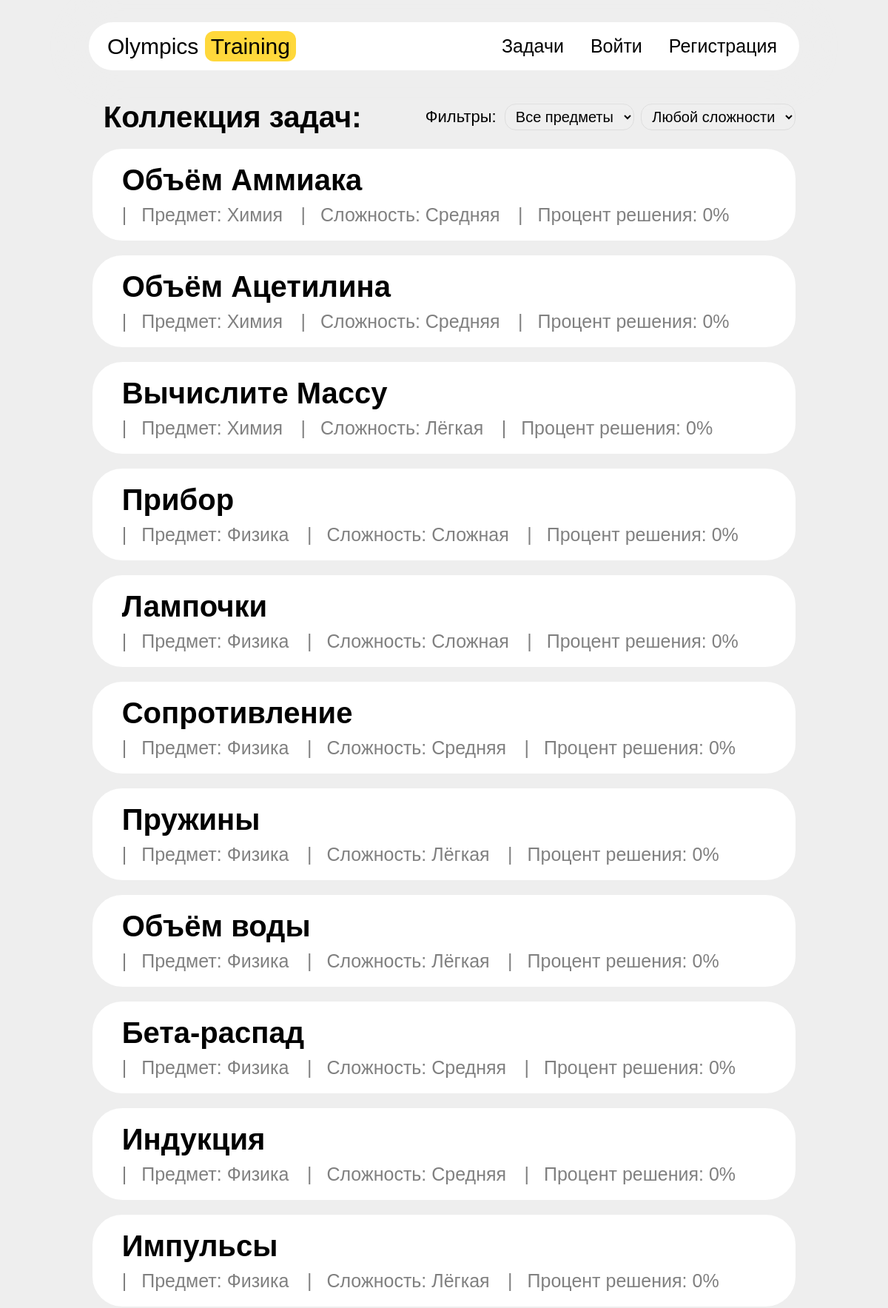
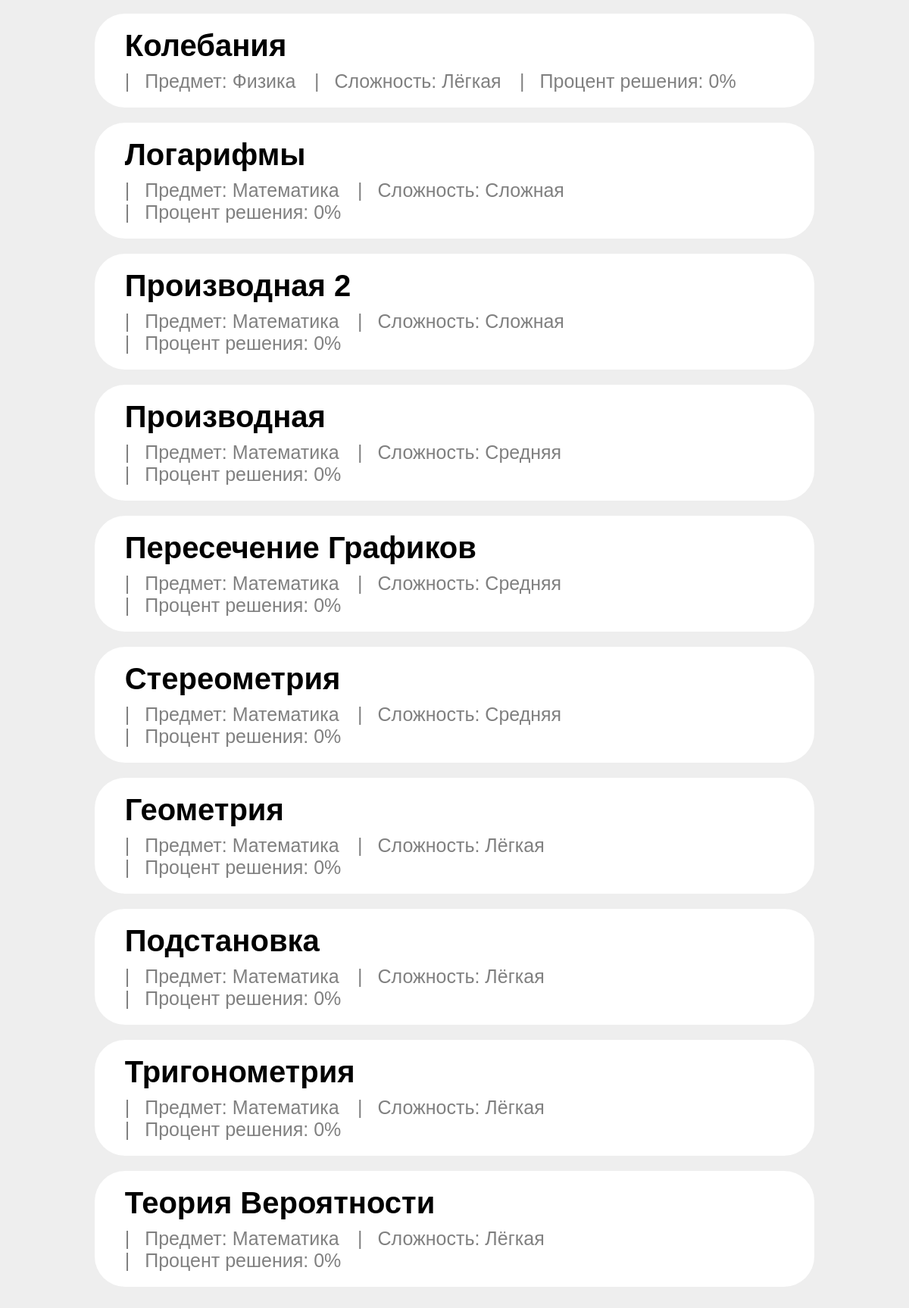
The page /tasks on the database its author committed (2 pictures, top to bottom).
### data/tasks.py (models this page shows)
class Task(SqlAlchemyBase):
    __tablename__ = 'tasks'
    id = sqlalchemy.Column(sqlalchemy.Integer, primary_key=True, autoincrement=True)
    title = sqlalchemy.Column(sqlalchemy.String)
    condition = sqlalchemy.Column(sqlalchemy.Text)
    image = sqlalchemy.Column(sqlalchemy.String, nullable=True)
    answer = sqlalchemy.Column(sqlalchemy.String)
    subject = sqlalchemy.Column(sqlalchemy.String)
    difficult = sqlalchemy.Column(sqlalchemy.String)

### server.py (the view)
@app.route("/tasks")
def tasks():
    db_sess = db_session.create_session()
    t, _tasks = db_sess.query(Task).all(), []
    subjects = set(map(lambda x: x.subject, t))
    for _task in t:
        actions = db_sess.query(Action).filter(Action.task_id == _task.id)
        percent = len(actions.filter(Action.status == 2).all())
        percent /= len(actions.all()) if len(actions.all()) != 0 else 1
        _tasks.append({
            "url": f"/tasks/{_task.id}",
            "title": _task.title,
            "subject": _task.subject,
            "difficult": {"simple": "Лёгкая", "medium": "Средняя",
                          "hard": "Сложная"}[_task.difficult],
            "percent": round(percent * 100)
        })
    return render_template("tasks.html", tasks=_tasks[::-1],
                           subjects=sorted(list(subjects)))

### data/db_session.py (called while the page is built)
def create_session() -> Session:
    global __factory
    return __factory()

### templates/tasks.html (shortened to what this page needs)
{% extends "base.html" %}
{% set title = "Olympics Training | Задачи " %}
{% set css = ["style.css"] %}
{% block body %}
    <header>
        <a href="/">Olympics <span>Training</span></a>
        <div class="header-links">
            <a href="/tasks">Задачи</a>
            {% if current_user.is_authenticated %}
                <button>Соревнование</button>
                <div class="battle-dropdown">
                    <a href="/find/simple">Лёгкие задачи</a>
                    <a href="/find/medium">Средние задачи</a>
                    <a href="/find/hard">Сложные задачи</a>
                </div>
                <a href="/logout">Выйти</a>
            {% else %}
                <a href="/login">Войти</a>
                <a href="/signup">Регистрация</a>
            {% endif %}
        </div>
    </header>
    <div class="filters">
        <span>Фильтры: </span>
        <select id="subjects" onchange="filter()">
            <option>Все предметы</option>
        </select>
        <select id="difficult" onchange="filter()">
            <option value="any">Любой сложности</option>
        </select>
    </div>
    <h1 style="font-size: 40px; margin: -40px 15px 20px">Коллекция задач:</h1>
    {% for task in tasks %}
        <a href="{{ task["url"] }}" class="task"
           data-subject="{{ task["subject"] }}"
           data-difficult="{{ task["difficult"] }}">
            <p class="task-title">{{ task["title"] }}</p>
            <span>Предмет: {{ task["subject"] }}</span>
            <span>Сложность: {{ task["difficult"] }}</span>
            <span>Процент решения: {{ task["percent"] }}%</span>
        </a>
    {% endfor %}
{% endblock %}

### static/css/base.css (style rules this page uses)
body * { font-family: Rubik, sans-serif; }

### static/css/style.css (style rules this page uses)
html, body { background: #eee; margin: 70px 5.5% 10px; }
header { position: fixed; display: flex; align-items: center; top: 30px; left: 10%; right: 10%; background: white; padding: 0 0 0 25px; border-radius: 100px; box-shadow: 0 0 30px 30px #eee; overflow: hidden; }
header > a { display: block; font-size: 30px; font-weight: 500; color: black; text-decoration: none; transition: .2s; width: 300px; }
header > a > span { background: #ffd83b; padding: 4px 8px; border-radius: 12px; }
header > .header-links { width: calc(100% - 240px); display: flex; align-items: center; justify-content: right; }
header > .header-links > a, header > .header-links > button, header > .header-links > span { color: black; text-decoration: none; font-size: 25px; padding: 18px; transition: .2s; }
header > .header-links > a:last-child { padding-right: 30px; }
.filters { text-align: right; }
.filters > span { font-size: 22px; font-weight: 500; }
.filters > select { font-size: 20px; padding: 5px 10px; margin-left: 5px; border: 1px solid #ddd; border-radius: 15px; outline: none; }
a.task { text-decoration: none; color: black; background: white; display: block; padding: 20px 40px; border-radius: 40px; margin-bottom: 20px; transition: .3s; }
a.task .task-title { display: block; font-size: 40px; font-weight: bold; margin-top: 0; margin-bottom: 10px; }
a.task span { display: inline-block; font-size: 25px; color: gray; margin-right: 20px; }
a.task span:before { content: "|"; display: inline-block; margin-right: 20px; }

### rows shown on the page
Task: title "Объём Аммиака", subject "Химия", difficult "Средняя", percent "0"
Task: title "Объём Ацетилина", subject "Химия", difficult "Средняя", percent "0"
Task: title "Вычислите Массу", subject "Химия", difficult "Лёгкая", percent "0"
Task: title "Прибор", subject "Физика", difficult "Сложная", percent "0"
Task: title "Лампочки", subject "Физика", difficult "Сложная", percent "0"
Task: title "Сопротивление", subject "Физика", difficult "Средняя", percent "0"
Task: title "Пружины", subject "Физика", difficult "Лёгкая", percent "0"
Task: title "Объём воды", subject "Физика", difficult "Лёгкая", percent "0"
Task: title "Бета-распад", subject "Физика", difficult "Средняя", percent "0"
Task: title "Индукция", subject "Физика", difficult "Средняя", percent "0"
Task: title "Импульсы", subject "Физика", difficult "Лёгкая", percent "0"
Task: title "Колебания", subject "Физика", difficult "Лёгкая", percent "0"
Task: title "Логарифмы", subject "Математика", difficult "Сложная", percent "0"
Task: title "Производная 2", subject "Математика", difficult "Сложная", percent "0"
Task: title "Производная", subject "Математика", difficult "Средняя", percent "0"
Task: title "Пересечение Графиков", subject "Математика", difficult "Средняя", percent "0"
Task: title "Стереометрия", subject "Математика", difficult "Средняя", percent "0"
Task: title "Геометрия", subject "Математика", difficult "Лёгкая", percent "0"
Task: title "Подстановка", subject "Математика", difficult "Лёгкая", percent "0"
Task: title "Тригонометрия", subject "Математика", difficult "Лёгкая", percent "0"
Task: title "Теория Вероятности", subject "Математика", difficult "Лёгкая", percent "0"
